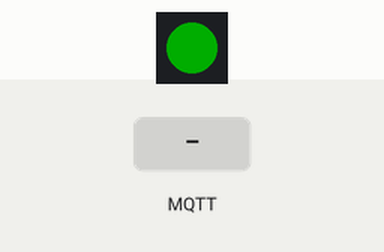
The sketch below on a simulated ESP8266 (NodeMCU). Shown: 1 RGB LEDs in strip order, left to right. Inputs (shaded band) come from the test bench. Dim RGB values are drawn brighter than linear; WiFi joins after 1.5 s; servers stay silent unless stated; no MQTT or app messages arrive unless stated; what the sketch prints to the serial monitor is not drawn.

Above: at 2.8 s.
2.9 s: MQTT message "1" arrives on the first subscribed topic
At 3.7 s:
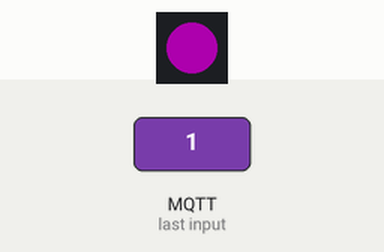
4.4 s: MQTT message "on" arrives on the first subscribed topic
At 4.8 s:
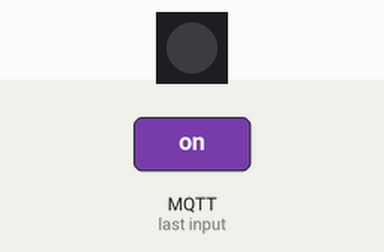
5.9 s: MQTT message "0" arrives on the first subscribed topic
At 7.1 s:
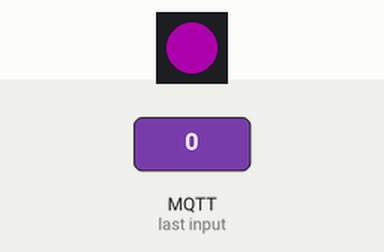
7.4 s: MQTT message "2" arrives on the first subscribed topic
At 8.4 s:
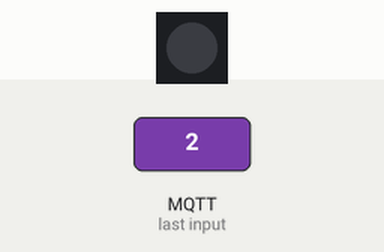
Timing chart, 0 to 9.9 s (numbered marks = the images above; inputs shaded):
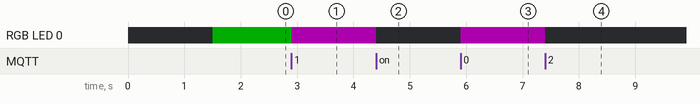

Measured:
- after the input at 2.9 s, RGB LED 0: RGB(0, 50, 0) → RGB(50, 0, 50) at once
- after the input at 4.4 s, RGB LED 0: RGB(50, 0, 50) → off at once
- after the input at 5.9 s, RGB LED 0: off → RGB(50, 0, 50) at once
- after the input at 7.4 s, RGB LED 0: RGB(50, 0, 50) → off at once

The sketch:

Message6.ino
```cpp
#include <PubSubClient.h>
#include "IPAddress.h"

#include <ESP8266WiFi.h>
#include <ESP8266WiFiMulti.h>
#include <WiFiClient.h>
#include <WiFiClientSecure.h>
#include <WiFiServer.h>
#include <WiFiUdp.h>

#include <Adafruit_NeoPixel.h>

const char* wifiName = "<wifiname>";
const char* wifiPassword = "<wifi password>";
const IPAddress server(172, 17, 108, 246);
const int STRIPLENGTH = 1;
const int PIN = 12;

WiFiClient wifiClient;
PubSubClient mqttClient(wifiClient);
Adafruit_NeoPixel strip = Adafruit_NeoPixel(STRIPLENGTH, PIN, NEO_GRB + NEO_KHZ800);

String clientName = "SerialKillersClient";
String subTopic = "SerialKillers";
int toPub = 1;
boolean ledLit = false;
void setup() {
  Serial.begin(115200);
  Serial.println("Setting up the business");
  boolean wifiUp = WiFi.begin(wifiName, wifiPassword);
  while (WiFi.status() != WL_CONNECTED) {
    delay(500);
    Serial.print(".");
  }
  Serial.println("WiFi Set up");

  strip.begin();
  strip.setPixelColor(0, 0, 255, 0);
  strip.setBrightness(50);
  strip.show();

  mqttClient.setServer(server, 1883);
  mqttClient.setCallback(mqtt_arrived);

  // a simple connect and monitor the mqtt broker setup
  if (!connectMQTT()) {
    delay(200);
    Serial.println("Did not connect to MQ");
  }
  if (mqttClient.connected()) {
    mqtt_handler();
    Serial.println("Connected to MQ");
  }

}

void loop() {
  mqttClient.loop();

}

boolean connectMQTT() {
  if (mqttClient.connected()) {
    return true;
  }

  uint8_t mac[6];
  WiFi.macAddress(mac);
  clientName += "-";
  clientName += macToStr(mac);

  Serial.print("Connecting to MQTT server ");
  Serial.print(server);
  Serial.print(" as ");
  Serial.println(clientName);

  if (mqttClient.connect((char*) clientName.c_str())) {
    Serial.println("Connected to MQTT broker");
    if (mqttClient.subscribe((char*)subTopic.c_str())) {
      Serial.print("Subsribed to topic: ");
      Serial.println((char*)subTopic.c_str());
    } else {
      Serial.print("NOT subsribed to topic!");
      Serial.println((char*)subTopic.c_str());
    }

    return true;
  }
  else {
    Serial.println("MQTT connect failed! ");
    return false;
  }
}

void disconnectMQTT() {
  mqttClient.disconnect();
}

void mqtt_handler() {
  if (toPub == 1) {
    if (pubState()) {
      toPub = 0;
    }
  }

  mqttClient.loop();
  delay(100); //let things happen in background
}


void mqtt_arrived(char* subTopic, byte* payload, unsigned int length) { // handle messages arrived
  Serial.print("Message arrived [");
  Serial.print(subTopic);
  Serial.print("] ");
  for (int i = 0; i < length; i++) {
    Serial.print((char)payload[i]);
  }
  Serial.println();
  toggleLight();

}

void toggleLight() {
  Serial.print("Toggling light: ");
  Serial.println(ledLit);
  if (ledLit) {
    strip.setPixelColor(0, 0, 0, 0);
  } else {
    strip.setPixelColor(0, 255, 0, 255);
  }
  strip.show();
  ledLit = !ledLit;
  Serial.print("ledLit now: ");
  Serial.println(ledLit);
}

boolean pubState() { //Publish to teh mqtt broker

  if (!connectMQTT()) {
    delay(100);
    if (!connectMQTT) {
      Serial.println("Could not connect MQTT.");
      Serial.println("Publish state NOK");
      return false;
    }
  }

}


String macToStr(const uint8_t* mac)
{
  String result;
  for (int i = 0; i < 6; ++i) {
    result += String(mac[i], 16);
    if (i < 5)
      result += ':';
  }
  return result;
}
```
